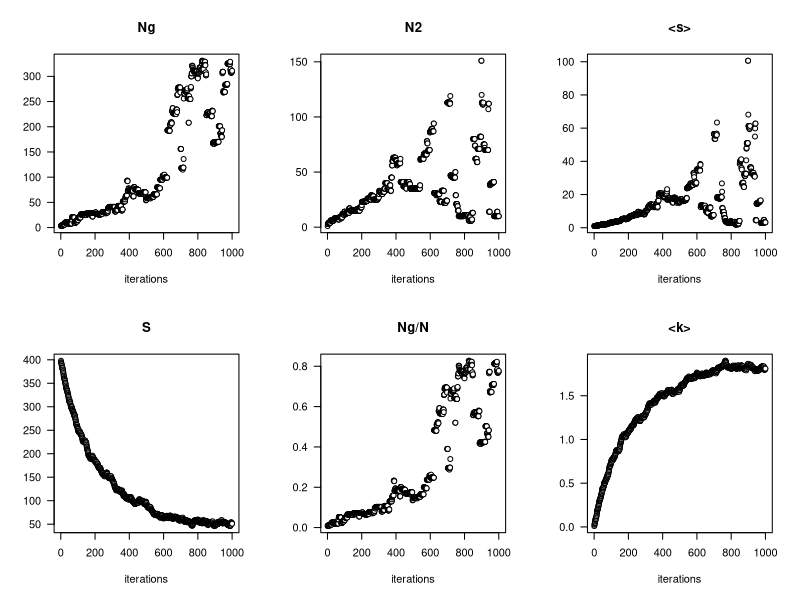

The R source for this figure:

library(igraph)

#########################functions#########################
#mod
#b = a - m.*floor(a./m)
mod <- function(x,m) {
	t1<-floor(x/m)
	return(x-t1*m)
}

#network operators
ci <- function(g) {
	pick <- sample(N, 1) #pick a node
	Prob <- round(runif(2), 2)

	nlink1 <- nearlink1[pick]
	nlink2 <- nearlink2[pick]
	flink <- farlink[pick]

	if (p1 < Prob[1]) { g[pick, nlink1] <- 0
		g[pick, nlink2] <- 0 }
	else { g[pick, nlink1] <- 1
		g[pick, nlink2] <- 1 }

	if (p2 < Prob[2]) { g[pick, flink] <- 0 }
	else { g[pick, flink] <- 1 }

	return(g) }

#########################parameters#########################
#size of the array
L = 20 #please, even number...
N = L^2 #number of nodes

T = 1000 #iterations

p1 <- 0.65
p2 <- 0.5

#node labeling, 1 to N
x <- vector()
y <- vector()
for (i in 1:N) {
	x[i] <- mod(i, L)
	if (x[i] == 0) { x[i] <- L }
	y[i] <- ceiling(i/L)
}

#neighbors
#tip-to-tip
nearlink1<-rep(0, N)
nearlink2<-rep(0, N)
for (i in 1:N) {
	if (i <= N) {
		nearlink1[i] <- i+1
	}
	if (i > 1) {
		nearlink2[i] <- i-1
	}
}
nearlink1[N]=1
nearlink2[1]=N

#tip-to-side
#it generates a vector in which if farlink[i]=0 then the condition farlink[j]=i holds
farlink <- rep(0, N)
for (i in 1:(N-L)) {
	if (((y[i]%%2 != 0) == 'TRUE') && ((x[i]%%2 != 0) == 'TRUE')) { #odd horizontal rows -> bonds 1, 3, 5, ...
		farlink[i] <- i+L
	}
	if (((y[i]%%2 != 0) == 'FALSE') && ((x[i]%%2 != 0) == 'FALSE')) { #even horizontal rows -> bonds 2, 4, 6, ...
		farlink[i] <- i+L
	}
}

if ((L %% 2 != 0) == 'TRUE') { pos <- seq((N-L+1), N, 2) #odd
	print('odd') }
if ((L %% 2 != 0) == 'FALSE') { pos <- seq((N-L+2), N, 2) #even 
	print('even') }
cont=2
for (i in 1:length(pos)) { farlink[[pos[i]]] <- cont
				cont=cont+2 }
aux <- c()
for (i in 1:length(farlink)) {
	if (farlink[i] == 0) { aux <- c(aux, which(farlink == i)) }
	else { aux <- c(aux, farlink[i]) }
}
farlink <- aux

########################################################################################################################
######################################## simulation ####################################################################
########################################################################################################################

Ng <- c()
N2 <- c()
ms <- c()
S <- c()
NgN <- c()
mk <- c()

#empty network
g <- graph.empty(n=N, directed=FALSE)

for (t in 1:T) {
	g <- ci(g)
	g <- simplify(g, remove.multiple=T, remove.loops=T)
	clg <- clusters(g)

	sizes <- sort(clg$csize, decreasing=TRUE)

	Ng <- c(Ng, sizes[1])
	N2 <- c(N2, sizes[2])
	
	#ms
	sum_num <- c()
	sum_den <- c()
	s <- sizes[2:length(sizes)] # cluster sizes excluding Ng
	us <- unique(s) # unique cluster sizes (bins)
	for (kk in 1:length(us)) {
		ns <- length(s[which(s == us[kk])])/length(s) # proportion of clusters of size si
		sum_num <- c(sum_num, (us[kk]^2)*ns) # si^2 x ns
		sum_den <- c(sum_den, us[kk]*ns) # si x ns
	}
	ms <- c(ms, sum(sum_num)/sum(sum_den))

	S <- c(S, length(sizes))
	NgN <- c(NgN, sizes[1]/sum(sizes))
	mk <- c(mk, mean(degree(g)))

	print(paste('iterations =', t))
}



#plot quantities
par(mfrow=c(2, 3))
plot(Ng ~ c(1:T), pch=21, bg='white', type='p', las=1, xlab='iterations', ylab='', main='Ng')
plot(N2 ~ c(1:T), pch=21, bg='white', type='p', las=1, xlab='iterations', ylab='', main='N2')
plot(ms ~ c(1:T), pch=21, bg='white', type='p', las=1, xlab='iterations', ylab='', main='<s>')
plot(S ~ c(1:T), pch=21, bg='white', type='p', las=1, xlab='iterations', ylab='', main='S')
plot(NgN ~ c(1:T), pch=21, bg='white', type='p', las=1, xlab='iterations', ylab='', main='Ng/N')
plot(mk ~ c(1:T), pch=21, bg='white', type='p', las=1, xlab='iterations', ylab='', main='<k>')


#plot graph
V(g)$label <- NA
V(g)$size <- degree(g)*.5
E(g)$width <- 2
#plot(g, edge.color="firebrick1", vertex.color="green", layout=layout_with_kk)
